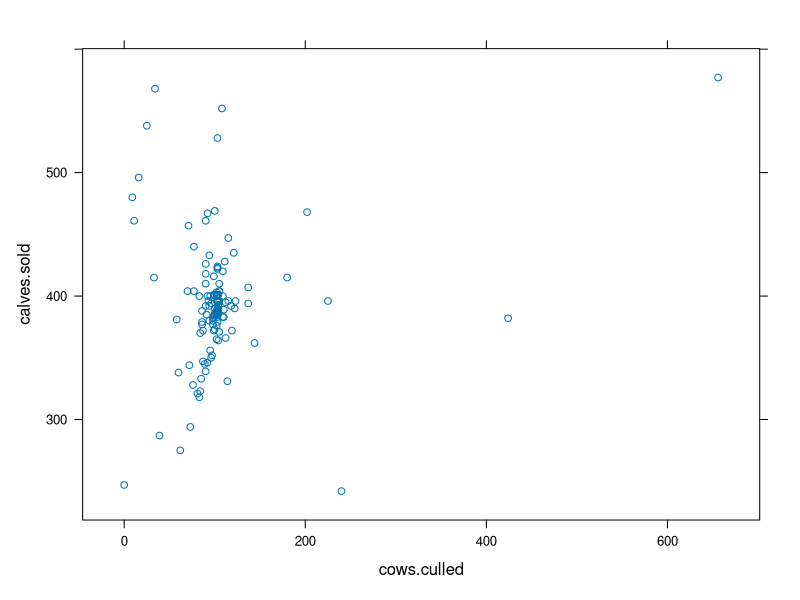

Write R code to recreate this figure.
cperGameOutputs = read.csv("results/cperGameOutputs.csv")
install.packages("magrittr")
library(magrittr)
library(lattice)
#library(ggplot2)
library(dplyr)

cperGameOutputs <- cperGameOutputs %>% subset(yr != 0) %>% subset(yr != 2008) %>% subset(mTurkID != "practiceRound")
cperGameOutputs$Insurance <- ifelse(cperGameOutputs$cost.ins > 0, 1, 0)
cperGameOutputs$adapt_choice = NULL
cperGameOutputs$cap.purch = NULL
cperGameOutputs$forage.productione = NULL
cperGameOutputs$household.exp = NULL



cper1 = cperGameOutputs %>% subset(mTurkID ==  2943589)
cper2 = cperGameOutputs %>% subset(mTurkID ==  2887087)
cper3 = cperGameOutputs %>% subset(mTurkID ==  2726622)
cper4 = cperGameOutputs %>% subset(mTurkID ==  2698339)
cper5 = cperGameOutputs %>% subset(mTurkID ==  2644158)
cper6 = cperGameOutputs %>% subset(mTurkID ==  2627698)
cper7 = cperGameOutputs %>% subset(mTurkID ==  2399964)
cper8 = cperGameOutputs %>% subset(mTurkID ==  2152241)
cper9 = cperGameOutputs %>% subset(mTurkID ==  2000006)
cper10 = cperGameOutputs %>% subset(mTurkID ==  1983352)
cper11 = cperGameOutputs %>% subset(mTurkID ==  1654024)
cper12 = cperGameOutputs %>% subset(mTurkID ==  1567996)
cper13 = cperGameOutputs %>% subset(mTurkID ==  1506846)
cper14 = cperGameOutputs %>% subset(mTurkID ==  1358361)
cper15 = cperGameOutputs %>% subset(mTurkID ==  1346874)
cper16 = cperGameOutputs %>% subset(mTurkID ==  1254603)

cper1o = data.frame(herd = as.numeric(mean(cper1$herd)))
cper1o$insurance = 0

cper2o = data.frame(herd = as.numeric(mean(cper2$herd)))
cper2o$insurance = 0

cper3o = data.frame(herd = as.numeric(mean(cper3$herd)))
cper3o$insurance = 1

cper4o = data.frame(herd = as.numeric(mean(cper4$herd)))
cper4o$insurance = 0

cper5o = data.frame(herd = as.numeric(mean(cper5$herd)))
cper5o$insurance = 0

cper6o = data.frame(herd = as.numeric(mean(cper6$herd)))
cper6o$insurance = 0

cper7o = data.frame(herd = as.numeric(mean(cper7$herd)))
cper7o$insurance = 1
  
cper8o = data.frame(herd = as.numeric(mean(cper8$herd)))
cper8o$insurance = 0  

cper9o = data.frame(herd = as.numeric(mean(cper9$herd)))
cper9o$insurance = 0

cper10o = data.frame(herd = as.numeric(mean(cper10$herd)))
cper10o$insurance = 1

cper11o = data.frame(herd = as.numeric(mean(cper11$herd)))
cper11o$insurance = 1

cper12o = data.frame(herd = as.numeric(mean(cper12$herd)))
cper12o$insurance = 1

cper13o = data.frame(herd = as.numeric(mean(cper13$herd)))
cper13o$insurance = 1

cper14o = data.frame(herd = as.numeric(mean(cper14$herd)))
cper14o$insurance = 1

cper15o = data.frame(herd = as.numeric(mean(cper15$herd)))
cper15o$insurance = 1

cper16o = data.frame(herd = as.numeric(mean(cper16$herd)))
cper16o$insurance = 1


cperherdoutput = rbind(cper1o, cper2o, cper3o, cper4o, cper5o, cper6o, cper7o, cper8o, cper9o, cper10o, cper11o, cper12o, cper13o, cper14o, cper15o, cper16o)


test = lm(herd ~ insurance, data = cperherdoutput)

summary(test)$coefficients

test2 = lm(rangeHealth ~ herd, data = cperGameOutputs )
test3 = lm(cows.culled ~ calves.sold, cperGameOutputs)

cperGameOutputs$rangeHealth = as.numeric(cperGameOutputs$rangeHealth)
cperGameOutputs$herd = as.numeric(cperGameOutputs$herd)


xyplot(calves.sold ~ cows.culled, cperGameOutputs)


t.test(cperGameOutputs$net.wrth ~ cperGameOutputs$Insurance)


ttestdata = function(frame){
  #takes in results, outputs out ttest results
  cat("Follow below prompts to generate t-test results for any variable in the dataset.")
  continue = "y"
  while(TRUE){
    if (continue == tolower("y")){
      cat("Variables from said dataset")
      colnames1 = frame %>% as.data.frame() %>% colnames()
      print(colnames1)
      #readline pops up thes tring inthe console, the value you enter becomes the object you set it to. REadline outputs a character of the number given.
      variable1 = readline(prompt = "Enter the number of the dependent variable? ")
      variable2 = readline(prompt = "Enter the number of the independent/explanatory variable? ")
      index1 = as.numeric(variable1)
      index2 = as.numeric(variable2)
      vari1 = as.name(colnames1[index1])
      vari2 = as.name(colnames1[index2])
      t_test_results = t.test(frame$`vari1`, frame$`vari2`)
      print(t_test_results$p.value)
      continue = readline(prompt = "Do you want to continue? Y/N")
      if(tolower(continue) == "y"){print("Okay, starting over")}
      else{
        print(paste("Okay, returning the chart for",t_test_results))
        return(t_test_results)
    }
  }
  }
  }

